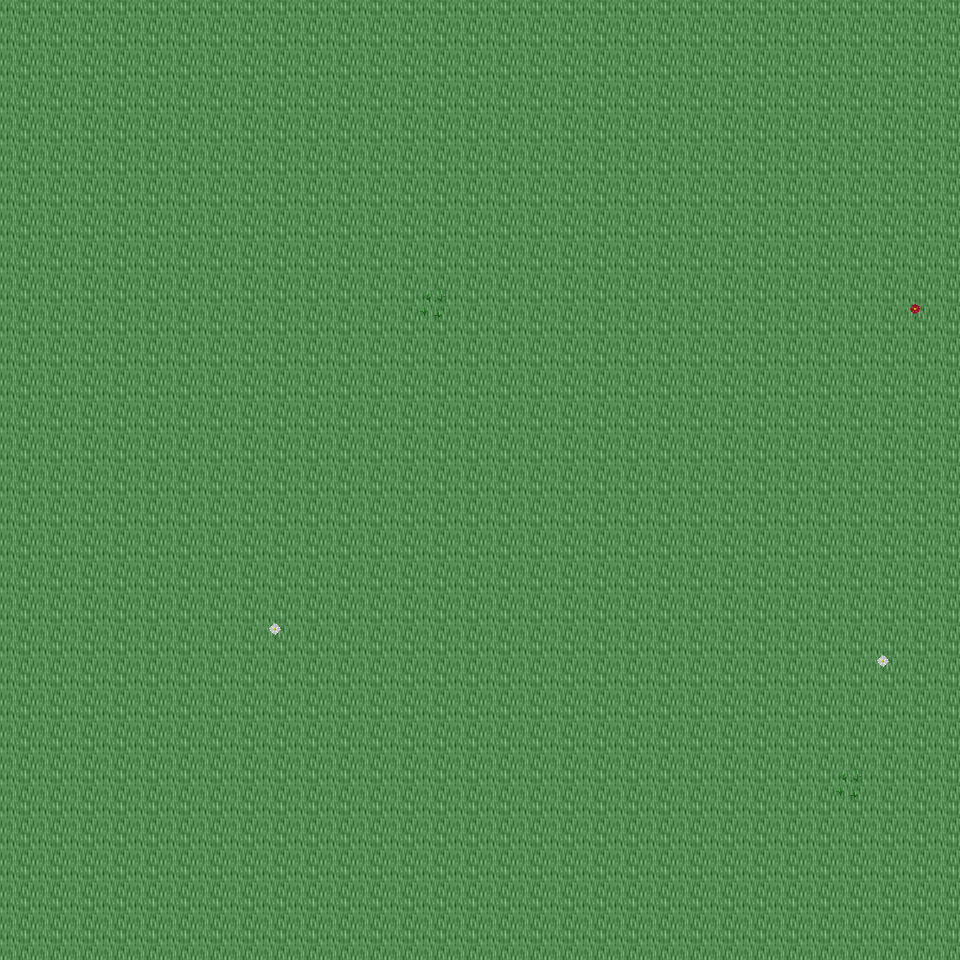

A level layout from a 2D game, rendered from its tile map. Below: a short description, then the map file with tile-grid data replaced by summaries:
An orthogonal 30x30 tile map with 32x32 px tiles, 6 tile layers (Ground, Object, Object2, Above, ...), 14 tilesets and 2 objects (2x mapExit).

<map version="1.0" orientation="orthogonal" renderorder="right-down" width="30" height="30" tilewidth="32" tileheight="32" nextobjectid="3">
  <tileset firstgid="1" name="tileset_ground_ground" tilewidth="32" tileheight="32" tilecount="33" columns="3">
    <image source="../drawable/tileset_ground_ground.png" width="96" height="352" />
  </tileset>
  <tileset firstgid="34" name="tileset_plant_flower_daisy_red" tilewidth="32" tileheight="32" tilecount="8" columns="2">
    <image source="../drawable/tileset_plant_flower_daisy_red.png" width="64" height="128" />
  </tileset>
  <tileset firstgid="42" name="tileset_ground_grass_edges" tilewidth="32" tileheight="32" tilecount="36" columns="12">
    <image source="../drawable/tileset_ground_grass_edges.png" width="384" height="96" />
  </tileset>
  <tileset firstgid="78" name="tileset_ground_grass_corners" tilewidth="32" tileheight="32" tilecount="24" columns="6">
    <image source="../drawable/tileset_ground_grass_corners.png" width="192" height="128" />
  </tileset>
  <tileset firstgid="102" name="tileset_ground_water_pool" tilewidth="32" tileheight="32" tilecount="72" columns="3">
    <image source="../drawable/tileset_ground_water_pool.png" width="96" height="768" />
  </tileset>
  <tileset firstgid="174" name="tileset_plant_flower_daisy_white" tilewidth="32" tileheight="32" tilecount="8" columns="2">
    <image source="../drawable/tileset_plant_flower_daisy_white.png" width="64" height="128" />
  </tileset>
  <tileset firstgid="182" name="tileset_plant_grasses" tilewidth="32" tileheight="32" tilecount="6" columns="3">
    <image source="../drawable/tileset_plant_grasses.png" width="96" height="64" />
  </tileset>
  <tileset firstgid="188" name="tileset_item_statue_bird" tilewidth="32" tileheight="32" tilecount="8" columns="2">
    <image source="../drawable/tileset_item_statue_bird.png" width="64" height="128" />
  </tileset>
  <tileset firstgid="196" name="tileset_plant_tree_tree_darkgreen" tilewidth="32" tileheight="32" tilecount="88" columns="8">
    <image source="../drawable/tileset_plant_tree_tree_darkgreen.png" width="256" height="352" />
  </tileset>
  <tileset firstgid="284" name="tileset_logic_collision" tilewidth="32" tileheight="32" tilecount="1" columns="1">
    <image source="../drawable/tileset_logic_collision.png" width="32" height="32" />
  </tileset>
  <tileset firstgid="285" name="tileset_ground_water_pool_deep" tilewidth="32" tileheight="32" tilecount="72" columns="3">
    <image source="../drawable/tileset_ground_water_pool_deep.png" width="96" height="768" />
  </tileset>
  <tileset firstgid="357" name="tileset_logic_item_fruits" tilewidth="32" tileheight="32" tilecount="16" columns="8">
    <image source="../drawable/tileset_logic_item_fruits.png" width="256" height="64" />
  </tileset>
  <tileset firstgid="373" name="tileset_plant_tree_umbrella_thorn" tilewidth="32" tileheight="32" tilecount="18" columns="6">
    <image source="../drawable/tileset_plant_tree_umbrella_thorn.png" width="192" height="96" />
  </tileset>
  <tileset firstgid="391" name="tileset_light_light_5x5" tilewidth="32" tileheight="32" tilecount="25" columns="5">
    <image source="../drawable/tileset_light_light_5x5.png" width="160" height="160" />
  </tileset>
  <layer name="Ground" width="30" height="30">
    <data>[900 cells, 900 non-empty, 1 distinct tile ids]</data>
  </layer>
  <layer name="Object" width="30" height="30">
    <data>[900 cells, 3 non-empty, 2 distinct tile ids]</data>
  </layer>
  <layer name="Object2" width="30" height="30">
    <data>[900 cells, 2 non-empty, 1 distinct tile ids]</data>
  </layer>
  <layer name="Above" width="30" height="30">
    <data>[900 cells, 0 non-empty, 0 distinct tile ids]</data>
  </layer>
  <layer name="Above2" width="30" height="30">
    <data>[900 cells, 0 non-empty, 0 distinct tile ids]</data>
  </layer>
  <layer name="Walkable" width="30" height="30">
    <data>[900 cells, 0 non-empty, 0 distinct tile ids]</data>
  </layer>
  <objectgroup name="MapEvents">
    <object id="1" name="south" type="mapExit" x="0" y="928" width="960" height="32">
      <properties>
        <property name="map" value="level_0_x221_y77" />
        <property name="x" value="0" />
        <property name="y" value="1" />
      </properties>
    </object>
    <object id="2" name="east" type="mapExit" x="928" y="0" width="32" height="960">
      <properties>
        <property name="map" value="level_0_x222_y76" />
        <property name="x" value="1" />
        <property name="y" value="0" />
      </properties>
    </object>
  </objectgroup>
</map>
